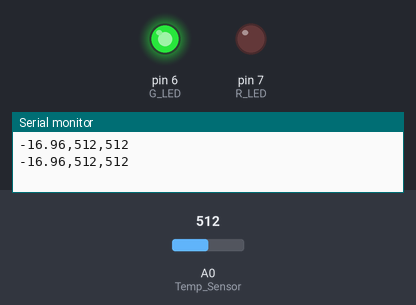
The sketch below on a simulated Arduino Uno, built with avr-gcc and run on an emulated ATmega328P. Shown: output pins drawn as LEDs (lit = HIGH), the last lines printed to the serial monitor. The inputs (shaded band) are chosen by the test bench; at power-on: A0 (Temp_Sensor) = 512.

Above: at 1.8 s.
1.9 s: A0 (Temp_Sensor) set to 862
3.4 s: A0 (Temp_Sensor) set to 891
At 4.4 s:
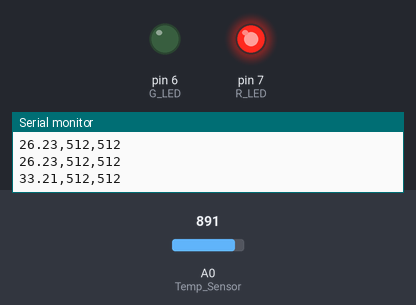
5.5 s: A0 (Temp_Sensor) set to 1013
7.2 s: A0 (Temp_Sensor) set to 1023
At 8.8 s:
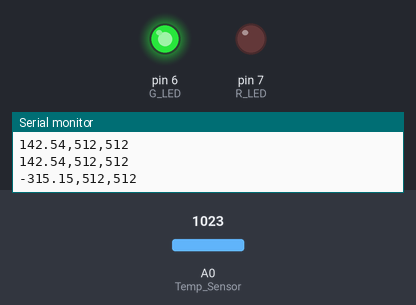
9.5 s: A0 (Temp_Sensor) set to 900
At 10.4 s:
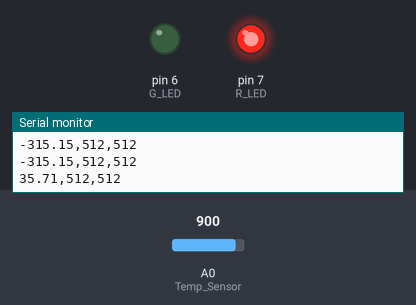
Timing chart, 0 to 12.5 s (numbered marks = the images above; inputs shaded):
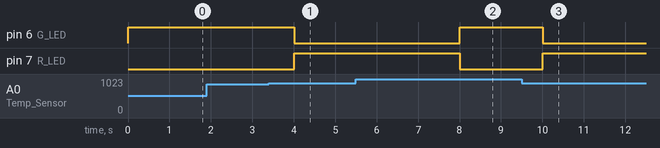

The sketch:

temperature_2.ino
```cpp
#include <math.h>

int Temp_Sensor = A0;
int Sensor_val;

int G_LED = 6;
int R_LED = 7;

// B값 공식 (모듈용 안정 버전)
double getTemperature(int adcValue) {
  if (adcValue <= 0 || adcValue >= 1023) return -273.15; // 0이나 1023일 때 연산 오류 방지

  double resistance = (1023.0 / adcValue - 1.0);
  // resistance = 10000.0 * resistance; // 이 줄은 아래 temp 계산 시 상쇄되므로 생략 가능

  double temp;
  temp = resistance; // 10000.0 / 10000.0 이므로 생략됨
  temp = log(temp);
  temp /= 3950.0;    // B값 (NTC 서미스터 표준)
  temp += 1.0 / (25.0 + 273.15);
  temp = 1.0 / temp;
  temp -= 273.15;

  return temp;
}

void setup(){
  Serial.begin(9600); // app.py의 시리얼 속도와 반드시 일치해야 함
  pinMode(G_LED, OUTPUT);
  pinMode(R_LED, OUTPUT);
}

void loop(){
  Sensor_val = analogRead(Temp_Sensor);

  double tempC = getTemperature(Sensor_val);

  // 🔥 보정값 (사용자 환경에 맞게 조정)
  tempC = tempC - 42.0;

  // --- [중요] app.py 서버 송신 영역 ---
  // 형식: "온도,X값,Y값" (쉼표 필수)
  Serial.print(tempC, 2); // 온도 소수점 2자리까지
  Serial.print(",");
  Serial.print(512);      // 조이스틱 X (없을 경우 512 고정)
  Serial.print(",");
  Serial.println(512);    // 조이스틱 Y (없을 경우 512 고정 + 줄바꿈)

  // --- 기존 LED 제어 로직 ---
  if (tempC >= 30) {
    digitalWrite(R_LED, HIGH);
    digitalWrite(G_LED, LOW);
  }
  else {
    digitalWrite(R_LED, LOW);
    digitalWrite(G_LED, HIGH);
  }

  delay(1000); // 1초마다 데이터 전송
}
```

Measured:
- the behaviour switches between 878 and 879 on A0 (Temp_Sensor) (found by bisection; images 0 and 1)
- the behaviour switches between 1022 and 1023 on A0 (Temp_Sensor) (found by bisection; images 1 and 2)
- after the input at 3.4 s, pin 6 (G_LED): HIGH → LOW after 0.61 s; pin 7 (R_LED): LOW → HIGH after 0.61 s
- after the input at 7.2 s, pin 6 (G_LED): LOW → HIGH after 0.81 s; pin 7 (R_LED): HIGH → LOW after 0.81 s
- after the input at 9.5 s, pin 6 (G_LED): HIGH → LOW after 0.51 s; pin 7 (R_LED): LOW → HIGH after 0.51 s
